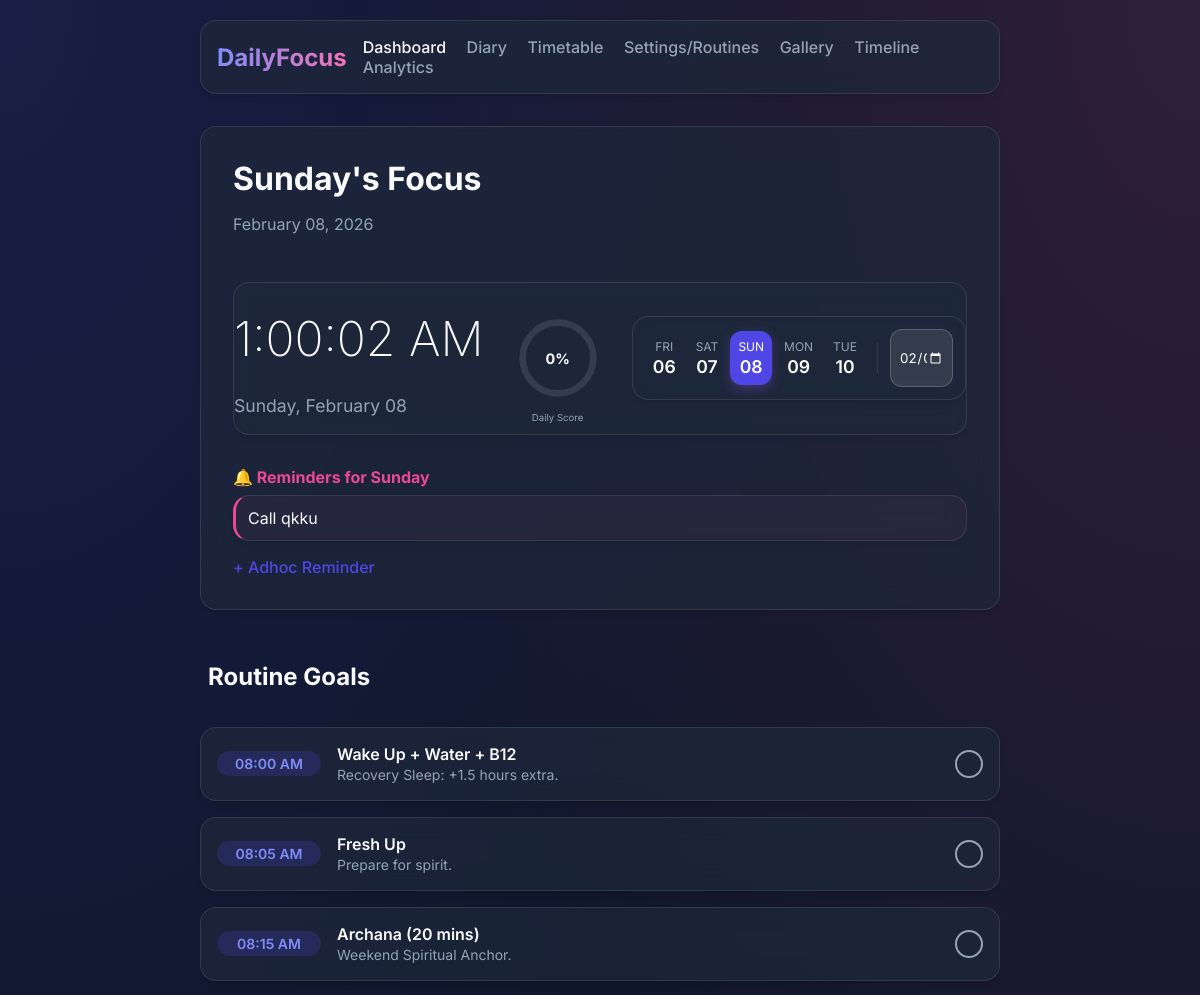
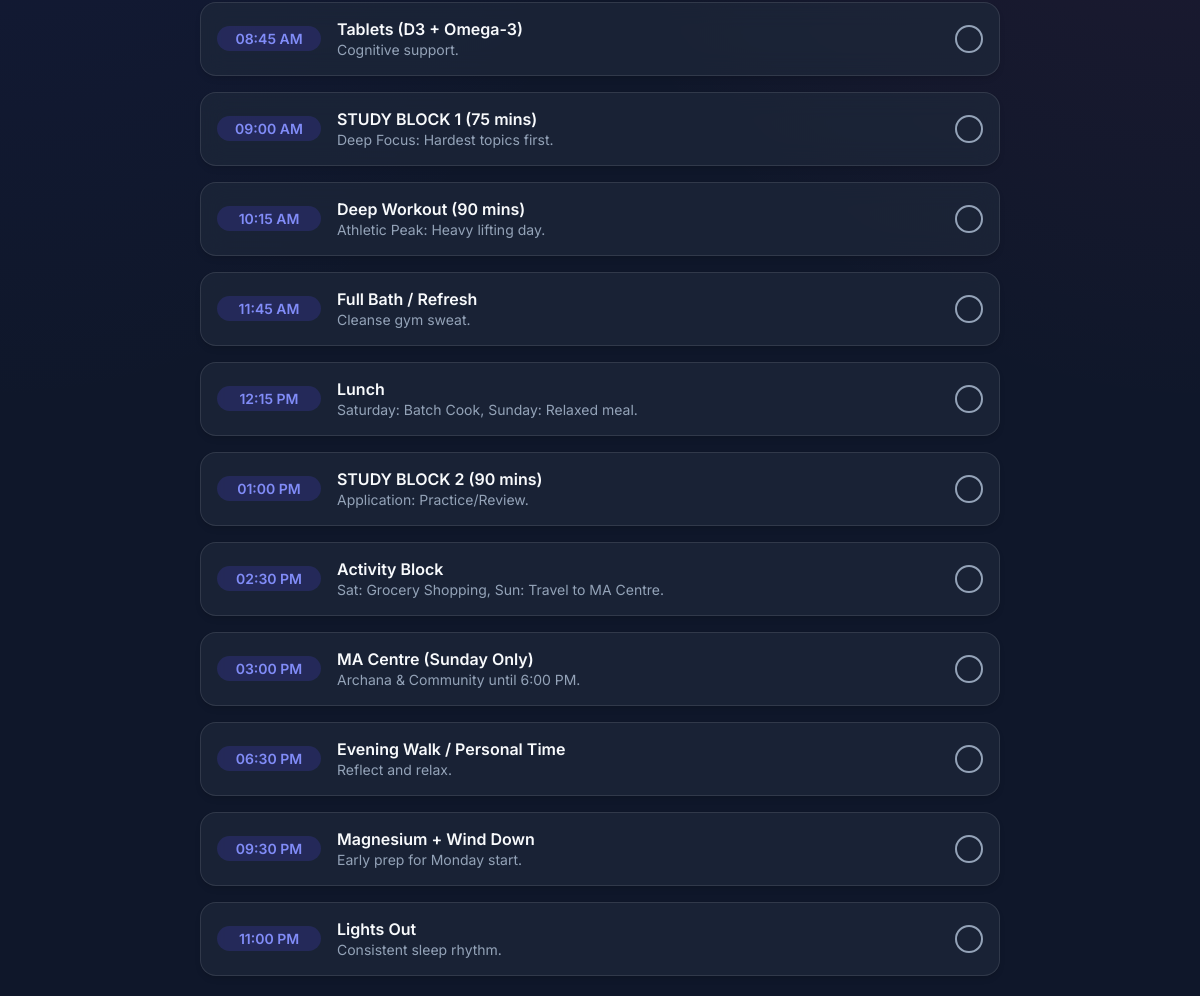
The page / on the database its author committed (2 pictures, top to bottom).
### models.py (models this page shows, shortened)
class Reminder(db.Model):
    __tablename__ = 'reminders'
    id = db.Column(db.Integer, primary_key=True)
    date = db.Column(db.Date, nullable=False)
    message = db.Column(db.String(200), nullable=False)
    is_completed = db.Column(db.Boolean, default=False)

class RoutineItem(db.Model):
    __tablename__ = 'routine_items'
    id = db.Column(db.Integer, primary_key=True)
    name = db.Column(db.String(100), nullable=False)
    time_start = db.Column(db.String(20), nullable=False) # Store as string for flexibility e.g., "06:30 AM"
    time_end = db.Column(db.String(20), nullable=True)   # Optional end time
    routine_type = db.Column(db.String(20), nullable=False) # 'Weekday', 'Saturday', 'Sunday'
    category = db.Column(db.String(50), nullable=True) # Health, Work, Spirit, etc.
    description = db.Column(db.String(200), nullable=True)

### app.py (the view)
@app.route('/')
def dashboard():
    date_str = request.args.get('date')
    if date_str:
        try:
            current_date = datetime.strptime(date_str, '%Y-%m-%d').date()
        except ValueError:
            current_date = date.today()
    else:
        current_date = date.today()
    day_name = current_date.strftime("%A") # e.g., Monday
    if day_name in ['Saturday', 'Sunday']:
        routine_filter = 'Weekend'
    else:
        routine_filter = 'Weekday'
    start_date = current_date - timedelta(days=2)
    week_dates = []
    for i in range(5):
        d = start_date + timedelta(days=i)
        week_dates.append({
            'date': d,
            'day_name': d.strftime('%a'), # Mon
            'day_num': d.strftime('%d'), # 05
            'is_current': (d == current_date)
        })
    items = RoutineItem.query.filter_by(routine_type=routine_filter).all()
    logs = TrackerLog.query.filter_by(date=current_date).all()
    completed_ids = {log.routine_item_id for log in logs if log.status}
    def parse_time(t_str):
        try:
            return datetime.strptime(t_str, "%I:%M %p")
        except:
            return datetime.min # Fallback
    def get_sort_key(item):
        is_completed = item.id in completed_ids
        return (0 if is_completed else 1, parse_time(item.time_start))
    items.sort(key=get_sort_key)
    diary_entry = DiaryEntry.query.filter_by(date=current_date).first()
    pinned_text = diary_entry.pinned_text if diary_entry else None
    reminders = Reminder.query.filter_by(date=current_date).all()
    total_habits = len(items)
    completed_habits = len(completed_ids)
    score = int((completed_habits / total_habits * 100)) if total_habits > 0 else 0
    target_setting = UserSetting.query.filter_by(key='target_score').first()
    target_score = int(target_setting.value) if target_setting else 80
    return render_template('index.html',
                           routine_items=items,
                           completed_ids=completed_ids,
                           current_date=current_date,
                           week_dates=week_dates,
                           day_name=day_name,
                           pinned=pinned_text,
                           reminders=reminders,
                           score=score,
                           target_score=target_score)

### templates/index.html (shortened to what this page needs)
{% extends "base.html" %}
{% block content %}
<div class="glass" style="padding: 2rem; margin-bottom: 2rem; position: relative;">
    <div style="display: flex; justify-content: space-between; align-items: center; flex-wrap: wrap; gap: 1rem;">
        <div>
            <h1 style="margin: 0;">{{ day_name }}'s Focus</h1>
            <p style="color: var(--text-muted);">{{ current_date.strftime('%B %d, %Y') }}</p>
        </div>
    </div>
    <div class="glass"
        style="display: flex; justify-content: space-between; align-items: center; margin-bottom: 2rem; margin-top: 2rem;">
        <div>
            <h1 id="clock" style="font-size: 3rem; font-weight: 200; line-height: 1;">--:--</h1>
            <p style="color: var(--text-muted); font-size: 1.1rem;">{{ current_date.strftime('%A, %B %d') }}</p>
        </div>
        <div
            style="position: relative; width: 80px; height: 80px; display: flex; align-items: center; justify-content: center;">
            <svg viewBox="0 0 36 36" style="width: 100%; height: 100%; transform: rotate(-90deg);">
                <path d="M18 2.0845 a 15.9155 15.9155 0 0 1 0 31.831 a 15.9155 15.9155 0 0 1 0 -31.831" fill="none"
                    stroke="rgba(255,255,255,0.1)" stroke-width="3" />
                <path id="score-ring" d="M18 2.0845 a 15.9155 15.9155 0 0 1 0 31.831 a 15.9155 15.9155 0 0 1 0 -31.831"
                    fill="none" stroke="{{ 'var(--success)' if score >= target_score else 'var(--primary)' }}"
                    stroke-width="3" stroke-dasharray="{{ score }}, 100" />
            </svg>
            <div style="position: absolute; font-size: 0.9rem; font-weight: bold; color: white;">
                <span id="score-text">{{ score }}</span>%
            </div>
            <div
                style="position: absolute; bottom: -25px; font-size: 0.6rem; color: var(--text-muted); width: 100px; text-align: center;">
                Daily Score
            </div>
        </div>
        <div class="week-nav glass"
            style="display: flex; justify-content: space-between; align-items: center; padding: 0.75rem; overflow-x: hidden; gap: 0.25rem;">
            {% for d in week_dates %}
            <a href="{{ url_for('dashboard', date=d.date.isoformat()) }}"
                class="week-day {{ 'active' if d.is_current else '' }}"
                style="text-decoration: none; color: white; display: flex; flex-direction: column; align-items: center; padding: 0.5rem; border-radius: 12px; flex: 1; transition: background 0.2s;">
                <span
                    style="font-size: 0.75rem; color: var(--text-muted); text-transform: uppercase; margin-bottom: 2px;">{{
                    d.day_name }}</span>
                <span style="font-weight: 600; font-size: 1.1rem;">{{ d.day_num }}</span>
            </a>
            {% endfor %}
            <form action="{{ url_for('dashboard') }}" method="GET"
                style="display: flex; align-items: center; justify-content: center;">
                <input type="date" name="date" value="{{ current_date.isoformat() }}" onchange="this.form.submit()"
                    class="glass-input-date" title="Select any date">
            </form>
        </div>
    </div>
    {% if reminders %}
    <div class="mt-4">
        <h3 style="margin-bottom: 0.5rem; font-size: 1rem; color: var(--secondary);">🔔 Reminders for {{ day_name }}
        </h3>
        {% for rem in reminders %}
        <div class="glass"
            style="padding: 0.75rem; border-left: 3px solid var(--secondary); margin-bottom: 0.5rem; background: rgba(236, 72, 153, 0.05);">
            {{ rem.message }}
        </div>
        {% endfor %}
    </div>
    {% endif %}
    <div class="mt-4">
        <details>
            <summary style="cursor: pointer; color: var(--primary); font-weight: 500;">+ Adhoc Reminder</summary>
        </details>
    </div>
</div>
<div class="routine-list">
    <h2 style="margin-left: 0.5rem;">Routine Goals</h2>
    {% for item in routine_items %}
    <div class="routine-item glass">
        <span class="time-badge">{{ item.time_start }}</span>
        <div class="routine-content">
            <span class="routine-title">{{ item.name }}</span>
            {% if item.description %}
            <span class="routine-desc">{{ item.description }}</span>
            {% endif %}
        </div>
        <button class="check-btn {% if item.id in completed_ids %}completed{% endif %}"
            onclick="toggleHabitWithDate({{ item.id }}, this, '{{ current_date.isoformat() }}')">
        </button>
    </div>
    {% endfor %}
</div>
{% endblock %}

### templates/base.html (shortened to what this page needs)
<!DOCTYPE html>
<html lang="en">
<head>
    <link rel="stylesheet" href="{{ url_for('static', filename='css/style.css') }}">
</head>
<body>
    <div class="container">
        <header class="glass">
            <div class="logo">DailyFocus</div>
            <nav>
                <a href="{{ url_for('dashboard') }}"
                    class="{{ 'active' if request.endpoint == 'dashboard' else '' }}">Dashboard</a>
                <a href="{{ url_for('diary') }}" class="{{ 'active' if request.endpoint == 'diary' else '' }}">Diary</a>
                <a href="{{ url_for('timetable') }}"
                    class="{{ 'active' if request.endpoint == 'timetable' else '' }}">Timetable</a>
                <a href="{{ url_for('settings') }}"
                    class="{{ 'active' if request.endpoint == 'settings' else '' }}">Settings/Routines</a>
                <a href="{{ url_for('gallery') }}"
                    class="{{ 'active' if request.endpoint == 'gallery' else '' }}">Gallery</a>
                <a href="{{ url_for('timeline') }}"
                    class="{{ 'active' if request.endpoint == 'timeline' else '' }}">Timeline</a>
                <a href="{{ url_for('analytics') }}"
                    class="{{ 'active' if request.endpoint == 'analytics' else '' }}">Analytics</a>
            </nav>
        </header>
        {% block content %}{% endblock %}
    </div>
</body>
</html>

### static/css/style.css (style rules this page uses)
:root { --primary: #4F46E5; --primary-hover: #4338ca; --secondary: #ec4899; --bg-dark: #0f172a; --bg-card: rgba(30, 41, 59, 0.7); --text-main: #f8fafc; --text-muted: #94a3b8; --glass-border: rgba(255, 255, 255, 0.1); --success: #10b981; --font-family: 'Inter', system-ui, -apple-system, sans-serif; }
body { background-color: var(--bg-dark); color: var(--text-main); font-family: var(--font-family); margin: 0; min-height: 100vh; background-image: radial-gradient(at 0% 0%, rgba(79, 70, 229, 0.15) 0px, transparent 50%), radial-gradient(at 100% 0%, rgba(236, 72, 153, 0.15) 0px, transparent 50%); background-attachment: fixed; }
.glass { background: var(--bg-card); backdrop-filter: blur(12px); -webkit-backdrop-filter: blur(12px); border: 1px solid var(--glass-border); border-radius: 16px; box-shadow: 0 4px 6px -1px rgba(0, 0, 0, 0.1), 0 2px 4px -1px rgba(0, 0, 0, 0.06); }
.container { max-width: 800px; margin: 0 auto; padding: 20px; }
header { display: flex; justify-content: space-between; align-items: center; margin-bottom: 2rem; padding: 1rem; }
.logo { font-size: 1.5rem; font-weight: 700; background: linear-gradient(to right, #818cf8, #f472b6); background-clip: text; -webkit-background-clip: text; -webkit-text-fill-color: transparent; }
nav a { color: var(--text-muted); text-decoration: none; margin-left: 1rem; transition: color 0.2s; font-weight: 500; }
nav a:hover, nav a.active { color: var(--text-main); }
.routine-list { display: flex; flex-direction: column; gap: 1rem; }
.routine-item { display: flex; align-items: center; padding: 1rem; transition: transform 0.2s, background-color 0.2s; }
.time-badge { background: rgba(79, 70, 229, 0.2); color: #818cf8; padding: 0.25rem 0.75rem; border-radius: 9999px; font-size: 0.875rem; font-weight: 600; margin-right: 1rem; min-width: 80px; text-align: center; }
.routine-content { flex: 1; }
.routine-title { font-weight: 600; display: block; }
.routine-desc { color: var(--text-muted); font-size: 0.875rem; margin-top: 0.25rem; }
.check-btn { width: 28px; height: 28px; border-radius: 50%; border: 2px solid var(--text-muted); background: transparent; cursor: pointer; transition: all 0.3s cubic-bezier(0.4, 0, 0.2, 1); display: flex; align-items: center; justify-content: center; padding: 0; color: transparent; }
.mt-4 { margin-top: 1rem; }
.week-day.active { background: var(--primary); box-shadow: 0 4px 12px rgba(139, 92, 246, 0.3); }
.week-day.active span { color: white !important; }
.glass-input-date { background: rgba(255, 255, 255, 0.1); border: 1px solid rgba(255, 255, 255, 0.2); color: white; padding: 0.5rem; border-radius: 12px; font-family: inherit; cursor: pointer; width: 45px; height: 40px; }
details>summary { list-style: none; }

### rows shown on the page
Reminder: message "Call qkku"
RoutineItem: time_start "08:00 AM", name "Wake Up + Water + B12", description "Recovery Sleep: +1.5 hours extra."
RoutineItem: time_start "08:05 AM", name "Fresh Up", description "Prepare for spirit."
RoutineItem: time_start "08:15 AM", name "Archana (20 mins)", description "Weekend Spiritual Anchor."
RoutineItem: time_start "08:45 AM", name "Tablets (D3 + Omega-3)", description "Cognitive support."
RoutineItem: time_start "09:00 AM", name "STUDY BLOCK 1 (75 mins)", description "Deep Focus: Hardest topics first."
RoutineItem: time_start "10:15 AM", name "Deep Workout (90 mins)", description "Athletic Peak: Heavy lifting day."
RoutineItem: time_start "11:45 AM", name "Full Bath / Refresh", description "Cleanse gym sweat."
RoutineItem: time_start "12:15 PM", name "Lunch", description "Saturday: Batch Cook, Sunday: Relaxed meal."
RoutineItem: time_start "01:00 PM", name "STUDY BLOCK 2 (90 mins)", description "Application: Practice/Review."
RoutineItem: time_start "02:30 PM", name "Activity Block", description "Sat: Grocery Shopping, Sun: Travel to MA Centre."
RoutineItem: time_start "03:00 PM", name "MA Centre (Sunday Only)", description "Archana & Community until 6:00 PM."
RoutineItem: time_start "06:30 PM", name "Evening Walk / Personal Time", description "Reflect and relax."
RoutineItem: time_start "09:30 PM", name "Magnesium + Wind Down", description "Early prep for Monday start."
RoutineItem: time_start "11:00 PM", name "Lights Out", description "Consistent sleep rhythm."

### other values the page prints
{{ day_name }} "Sunday"
{{ score }} "0"
{{ d.day_name }} "FRI" "SAT" "SUN" "MON" "TUE"
{{ d.day_num }} "06" "07" "08" "09" "10"
